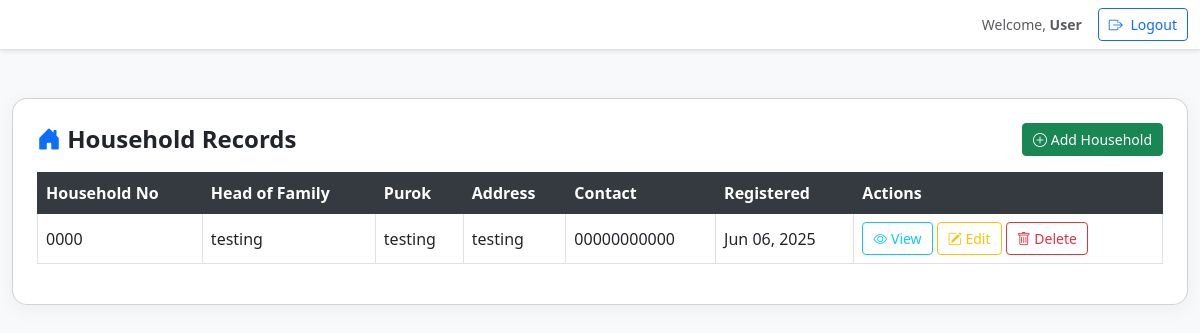
The page /households/index.php on the database its author committed.
### tables this page shows
CREATE TABLE `households` (
  `id` int(11) NOT NULL,
  `household_no` varchar(50) DEFAULT NULL,
  `purok` varchar(50) DEFAULT NULL,
  `address` text DEFAULT NULL,
  `head_of_family` varchar(100) DEFAULT NULL,
  `contact_number` varchar(20) DEFAULT NULL,
  `date_registered` date DEFAULT curdate()
);

### households/index.php (the view, shortened to what this page needs)
<?php include '../config.php'; ?>
<!DOCTYPE html>
<html lang="en">
<head>
    <link href="https://cdn.jsdelivr.net/npm/bootstrap@5.3.0/dist/css/bootstrap.min.css" rel="stylesheet">
    <link href="https://cdn.jsdelivr.net/npm/bootstrap-icons@1.10.5/font/bootstrap-icons.css" rel="stylesheet">
</head>
<body>
<?php include '../navbar.php'; ?>
<div class="container mt-5">
    <div class="card p-4">
        <div class="d-flex justify-content-between align-items-center mb-3">
            <h4 class="mb-0"><i class="bi bi-house-door-fill text-primary"></i> Household Records</h4>
            <a href="add.php" class="btn btn-success btn-sm">
                <i class="bi bi-plus-circle"></i> Add Household
            </a>
        </div>
        <div class="table-responsive">
            <table class="table table-bordered table-hover align-middle">
                <thead class="table-dark">
                    <tr>
                        <th>Household No</th>
                        <th>Head of Family</th>
                        <th>Purok</th>
                        <th>Address</th>
                        <th>Contact</th>
                        <th>Registered</th>
                        <th>Actions</th>
                    </tr>
                </thead>
                <tbody>
                    <?php
                    $result = $conn->query("SELECT * FROM households ORDER BY id DESC");
                    if ($result->num_rows > 0):
                        while ($row = $result->fetch_assoc()):
                    ?>
                    <tr>
                        <td><?= htmlspecialchars($row['household_no']) ?></td>
                        <td><?= htmlspecialchars($row['head_of_family']) ?></td>
                        <td><?= htmlspecialchars($row['purok']) ?></td>
                        <td><?= htmlspecialchars($row['address']) ?></td>
                        <td><?= htmlspecialchars($row['contact_number']) ?></td>
                        <td><?= date('M d, Y', strtotime($row['date_registered'])) ?></td>
                        <td>
                            <a href="view.php?id=<?= $row['id'] ?>" class="btn btn-sm btn-outline-info">
                                <i class="bi bi-eye"></i> View
                            </a>
                            <a href="edit.php?id=<?= $row['id'] ?>" class="btn btn-sm btn-outline-warning">
                                <i class="bi bi-pencil-square"></i> Edit
                            </a>
                            <a href="delete.php?id=<?= $row['id'] ?>" class="btn btn-sm btn-outline-danger" onclick="return confirm('Delete this household?')">
                                <i class="bi bi-trash"></i> Delete
                            </a>
                        </td>
                    </tr>
                    <?php endwhile; else: ?>
                    <tr>
                        <td colspan="7" class="text-center text-muted">No household records found.</td>
                    </tr>
                    <?php endif; ?>
                </tbody>
            </table>
        </div>
    </div>
</div>
</body>
</html>

### households/index.php (style rules this page uses)
body { background-color: #f8f9fa; font-family: 'Segoe UI', sans-serif; }
.container { max-width: 1200px; }
.card { border-radius: 15px; box-shadow: 0 4px 20px rgba(0, 0, 0, 0.05); }
h4 { font-weight: 600; }
.table th { background-color: #343a40; color: white; }
.table td, .table th { vertical-align: middle; }
.btn-sm { padding: 5px 10px; font-size: 14px; }

### rows shown on the page
households: household_no "0000", head_of_family "testing", purok "testing", address "testing", contact_number "00000000000", date_registered "Jun 06, 2025"

### other values the page prints
$userName "User"
